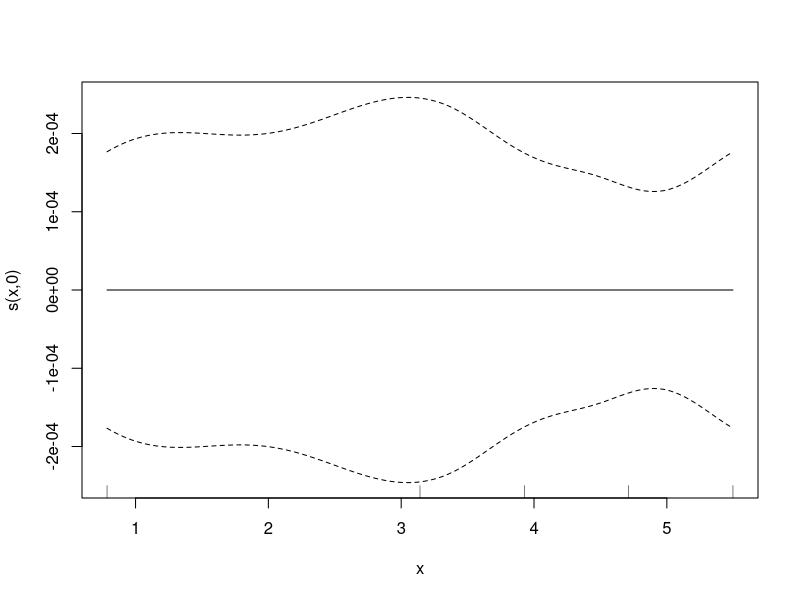

The R source for this figure:
## ---- chunk 1
# Setup
library(ggplot2)

# Time positions of each peak and descent
tau <- 2*pi
xa <- 2/16 * tau 
xc <- 8/16 * tau
xx <- 10/16 * tau
xv <- 12/16 * tau
xy <- 14/16 * tau

# Height of peaks and troughs
ya <- 8
yc <- 6
yx <- 2
yv <- 10
yy <- 1

# Data
library(mgcv)
df <- data.frame(x = c(xa, xc, xx, xv, xy), y = c(ya, yc, yx, yv, yy))
m <- gamm(y ~ s(x, bs = "cc", k = 3), data = df)
plot(m$gam)
